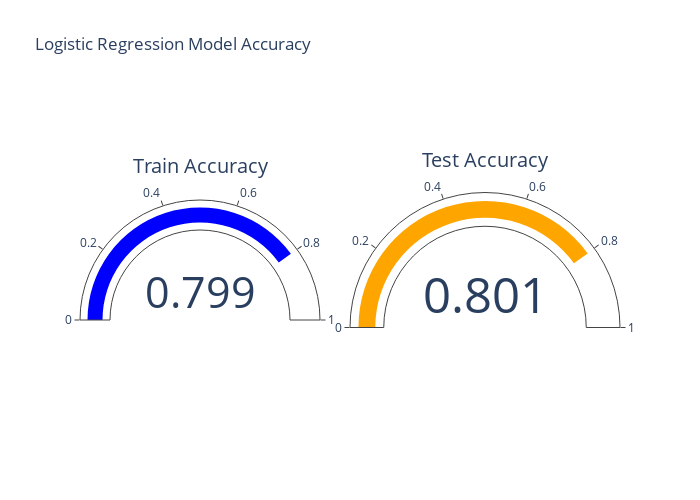

Notebook code for this chart:
### Code cell
# Create a gauge chart for train accuracy
fig = go.Figure()
# Calculate train accuracy
y_train_pred = model1.predict(X_train_scaled)
train_accuracy = accuracy_score(y_train, y_train_pred)


fig.add_trace(go.Indicator(
    mode="gauge+number",
    value=train_accuracy,
    title={'text': "Train Accuracy"},
    gauge={'axis': {'range': [0, 1]}, 'bar': {'color': "blue"}}
))

# Add another gauge for test accuracy
fig.add_trace(go.Indicator(
    mode="gauge+number",
    value=accuracy,
    title={'text': "Test Accuracy"},
    gauge={'axis': {'range': [0, 1]}, 'bar': {'color': "orange"}},
    domain={'x': [0.5, 1], 'y': [0, 1]}
))

fig.update_layout(
    title="Logistic Regression Model Accuracy",
    grid={'rows': 1, 'columns': 2, 'pattern': "independent"},
     width=700, 
    height=500
)
fig.write_image('output/logistic_regression(churn).png')
fig.show()

### Figure 1 — Plotly figure (JSON) as saved in the notebook; plotly's stock layout.template omitted (floating-point values rounded to 4 significant figures)
{"data": [{"gauge": {"axis": {"range": [0, 1]}, "bar": {"color": "blue"}}, "mode": "gauge+number", "title": {"text": "Train Accuracy"}, "type": "indicator", "value": 0.7994}, {"domain": {"x": [0.5, 1], "y": [0, 1]}, "gauge": {"axis": {"range": [0, 1]}, "bar": {"color": "orange"}}, "mode": "gauge+number", "title": {"text": "Test Accuracy"}, "type": "indicator", "value": 0.801}], "layout": {"grid": {"columns": 2, "pattern": "independent", "rows": 1}, "height": 500, "title": {"text": "Logistic Regression Model Accuracy"}, "width": 700}}
